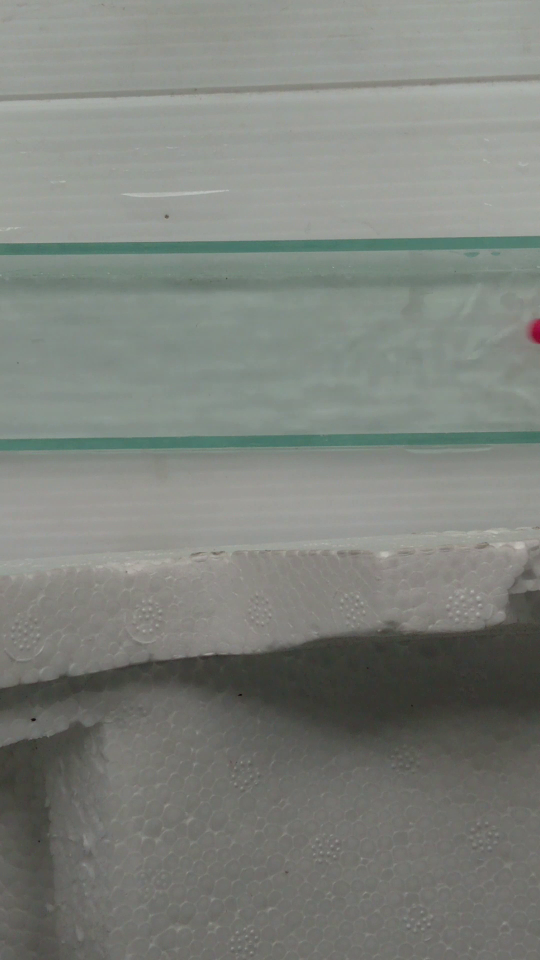
#> input picture frame 1 of res/test_footage_1.mp4, 1080 x 1920 px, given in place of test_footage_4.mp4, which was not available (shown at 1/2 size)
$ python scr.py
#> lines starting #> are read from the running program, lines starting #| are printed output that depends on the picture; after the words box and inside, x2 and y2 are one past the last pixel; in counts of white or black regions, pixels touching at a corner belong together; pictures that were not available may be replaced by others from this repository, and a replacement may not be noted
import cv2
import numpy as np
import matplotlib.pyplot as plt
import random
import os
from datetime import datetime


# Constants
PIXELS_PER_CM_DEFAULT = 20.0  # Default pixels per cm (can be calibrated)
THRESH_VALUE = 30
KERNEL = np.ones((7, 7), np.uint8)
TEXT_POSITION = (20, 20)
LOG_FILE = 'log.txt'
KNOWN_WIDTH_CM = 5.0
KNOWN_HEIGHT_CM = 5.0
CALIBRATION_IMG = 'imge_project/res/calibrating_img.JPG'
VIDEO_FILE = 'imge_project/res/test_footage_4.mp4'
viscosity = 0.01

# Ensure log file exists
def initialize_log_file(log_file):
    # Ensure the directory for the log file exists
#> the answer given: y
    log_dir = os.path.dirname(log_file)
    if log_dir and not os.path.exists(log_dir):
        os.makedirs(log_dir)

    # Create and initialize the log file with headers if it doesn't exist
    if not os.path.exists(log_file):
        with open(log_file, 'w') as f:
            header = f"{'Fluid ID':<30} | {'Date-Time':<20} | {'Avg Velocity (m/s)':<20} | {'Avg Shear Stress (Pa)':<20}\n"
            f.write(header)
            f.write('-' * len(header) + '\n')


# Generate unique fluid ID
def generate_fluid_id():
    return f"fluid_{datetime.now().strftime('%Y%m%d_%H%M%S')}"

# Calibration part
def calibrate_pixels_per_cm():
    image = cv2.imread(CALIBRATION_IMG)
    drawing = False
    ix, iy = -1, -1
    pixels_per_cm_x = PIXELS_PER_CM_DEFAULT
    pixels_per_cm_y = PIXELS_PER_CM_DEFAULT

    def draw(event, x, y, flags, param):
        nonlocal ix, iy, drawing, pixels_per_cm_x, pixels_per_cm_y

        if event == cv2.EVENT_LBUTTONDOWN:
            drawing = True
            ix, iy = x, y
        elif event == cv2.EVENT_MOUSEMOVE and drawing:
            img_copy = image.copy()
            cv2.rectangle(img_copy, (ix, iy), (x, y), (0, 255, 0), 2)
            cv2.imshow('image', img_copy)
        elif event == cv2.EVENT_LBUTTONUP:
            drawing = False
            pixels_per_cm_x, pixels_per_cm_y = calculate_conversion_factor(ix, iy, x, y)

    def calculate_conversion_factor(ix, iy, x, y):
        width_pixels = abs(x - ix)
        height_pixels = abs(y - iy)
        return width_pixels / KNOWN_WIDTH_CM, height_pixels / KNOWN_HEIGHT_CM

    cv2.namedWindow('image')
    cv2.setMouseCallback('image', draw)

    while True:
        cv2.imshow('image', image)
        if cv2.waitKey(1) & 0xFF == 27:  # Press 'ESC' to exit
#> (key q is pressed here)
#> the answer given: 3
            break

    cv2.destroyAllWindows()
    # Return the calculated pixels per cm values
    return pixels_per_cm_x, pixels_per_cm_y


# Base video processing function
def process_video(pixels_per_cm_x, pixels_per_cm_y):
#> called with pixels_per_cm_x = 20, pixels_per_cm_y = 20
    cap = cv2.VideoCapture(VIDEO_FILE)
    fps = cap.get(cv2.CAP_PROP_FPS)
    frame_width, frame_height = int(cap.get(cv2.CAP_PROP_FRAME_WIDTH)), int(cap.get(cv2.CAP_PROP_FRAME_HEIGHT))
    delay = int(1000 / fps)

    # window_name = "Frame"
    # cv2.namedWindow(window_name, cv2.WINDOW_NORMAL)

    # # Set the window property to stay on top
    # cv2.setWindowProperty(window_name, cv2.WND_PROP_TOPMOST, 1)


    ret, first_frame = cap.read()
#> first_frame is the input picture: shape (1920, 1080, 3); mean B, G, R 124.2, 130, 126.2
    if not ret:
        print("Error: Unable to read the video file.")
        return

    first_frame_gray = cv2.cvtColor(first_frame, cv2.COLOR_BGR2GRAY)

    pos = [[0, 0]]
    velocity = [[0, 0]]
    velocity_magnitude = []
    i = 1

    while cap.isOpened():
        ret, frame = cap.read()
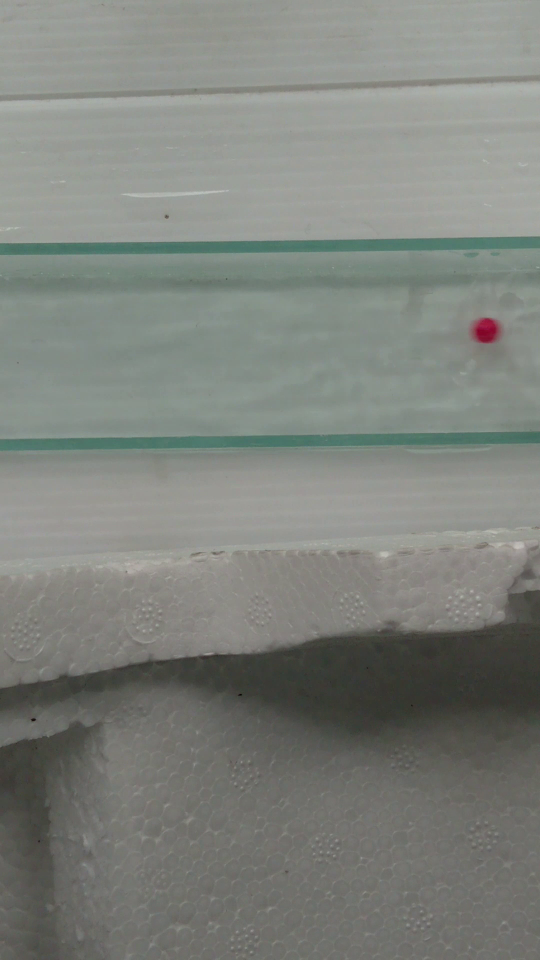
#> input picture frame 2 of res/test_footage_1.mp4, 1080 x 1920 px, given in place of test_footage_4.mp4, which was not available (shown at 1/2 size)
#> frame is the input picture: shape (1920, 1080, 3); mean B, G, R 124.1, 129.9, 126.2
        if not ret:
            break

        frame_gray = cv2.cvtColor(frame, cv2.COLOR_BGR2GRAY)
        frame_sub = cv2.absdiff(frame_gray, first_frame_gray)
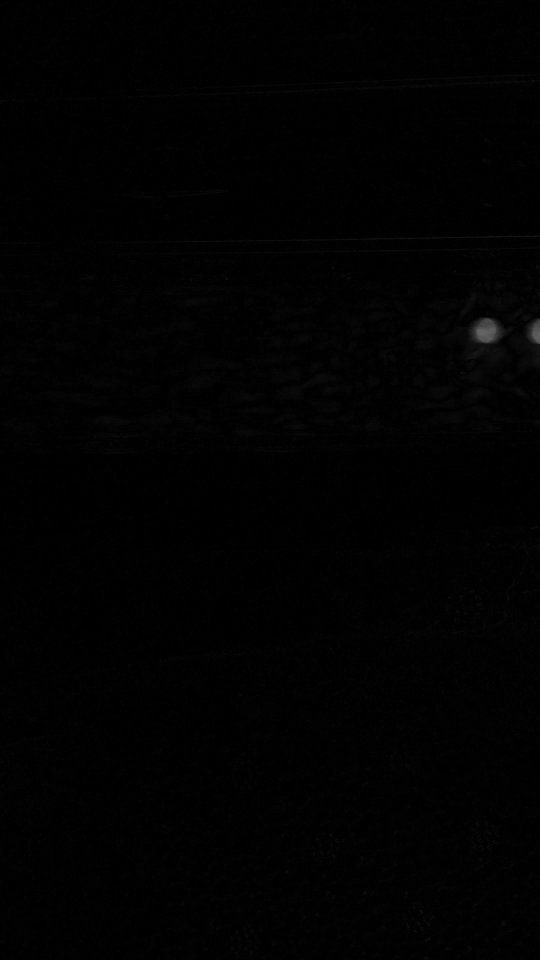
#> frame_sub: shape (1920, 1080) (shown at 1/2 size); min 0, max 102, mean 1.4
        _, frame_bin = cv2.threshold(frame_sub, THRESH_VALUE, 255, cv2.THRESH_BINARY)
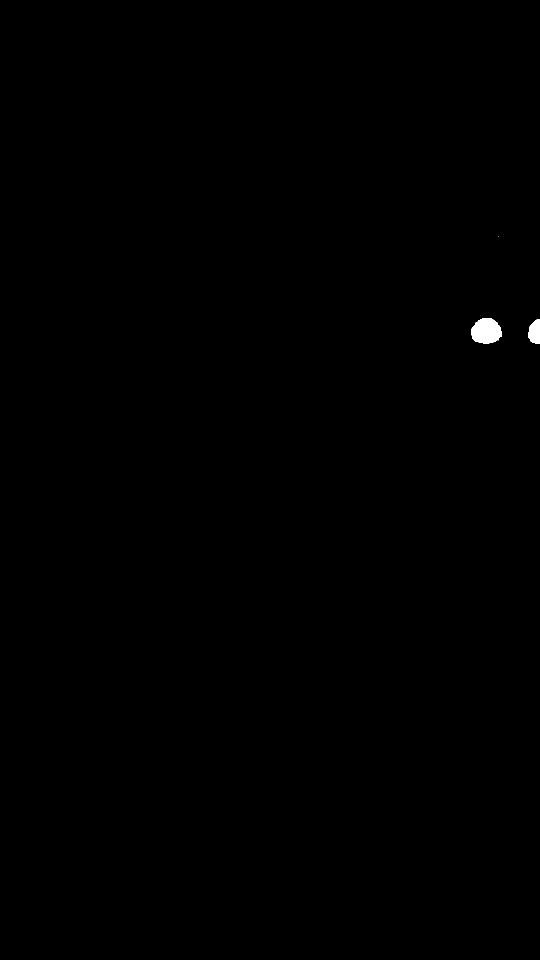
#> frame_bin: shape (1920, 1080) (shown at 1/2 size); 0.16% white; 4 white regions (2 under 20 px), largest, box (x1, y1, x2, y2) and area: (942, 636, 1004, 687) 2457, (1056, 638, 1080, 688) 942
        frame_bin = cv2.morphologyEx(frame_bin, cv2.MORPH_OPEN, KERNEL)
#> frame_bin: shape (1920, 1080); 0.16% white; 2 white regions

        contours, _ = cv2.findContours(frame_bin, cv2.RETR_TREE, cv2.CHAIN_APPROX_SIMPLE)
#> contours = 2 contours; box (x1, y1, x2, y2) and area: (942, 636, 1003, 687) 2360, (1056, 638, 1080, 688) 878
        process_frame(frame, contours, pos, velocity, velocity_magnitude, i, fps, pixels_per_cm_x, pixels_per_cm_y)
        cv2.imshow('Frame', frame)
        i += 1

        if cv2.waitKey(delay) & 0xFF == ord('q'):
            break

    cap.release()
    cv2.destroyAllWindows()

    return pos, velocity_magnitude, frame_width, frame_height


# Process individual frames and calculate velocity
def process_frame(frame, contours, pos, velocity, velocity_magnitude, i, fps, pixels_per_cm_x, pixels_per_cm_y):
#> called with i = 1, fps = 30.19, pixels_per_cm_x = 20, pixels_per_cm_y = 20
    if contours:
        contour = max(contours, key=cv2.contourArea)
#> contour = contour of 77 points, box (x1, y1, x2, y2) (942, 636, 1003, 687), area 2360
        M = cv2.moments(contour)
#> M = moments, m00 2360.5, centre m10/m00, m01/m00 = (972.1, 662)

        if M["m00"] != 0:
            cx, cy = int(M["m10"] / M["m00"]), int(M["m01"] / M["m00"])
#> cx = 972; cy = 662
            pos.append([cx, cy])

            if i != 0:
                Vx_pixels = (pos[i][0] - pos[i - 1][0]) * fps
#> Vx_pixels = 29346.1
                Vy_pixels = (pos[i][1] - pos[i - 1][1]) * fps
#> Vy_pixels = 19986.8
                Vx_meters = Vx_pixels / pixels_per_cm_x / 100
#> Vx_meters = 14.67
                Vy_meters = Vy_pixels / pixels_per_cm_y / 100
#> Vy_meters = 9.99
                velocity.append([Vx_meters, Vy_meters])
                magnitude = np.sqrt(Vx_meters**2 + Vy_meters**2)
#> magnitude = 17.75
                velocity_magnitude.append(magnitude)
                display_text(frame, f"Velocity: {magnitude:.2f} m/s")
            else:
                velocity.append([0, 0])
                velocity_magnitude.append(0)
        draw_contour(frame, contour, cx, cy)
    else:
        pos.append([0, 0])


# Display velocity on frame
def display_text(frame, text):
#> called with text = 'Velocity: 17.75 m/s'
    cv2.putText(frame, text, TEXT_POSITION, cv2.FONT_HERSHEY_SIMPLEX, 0.5, (0, 255, 0), 2)
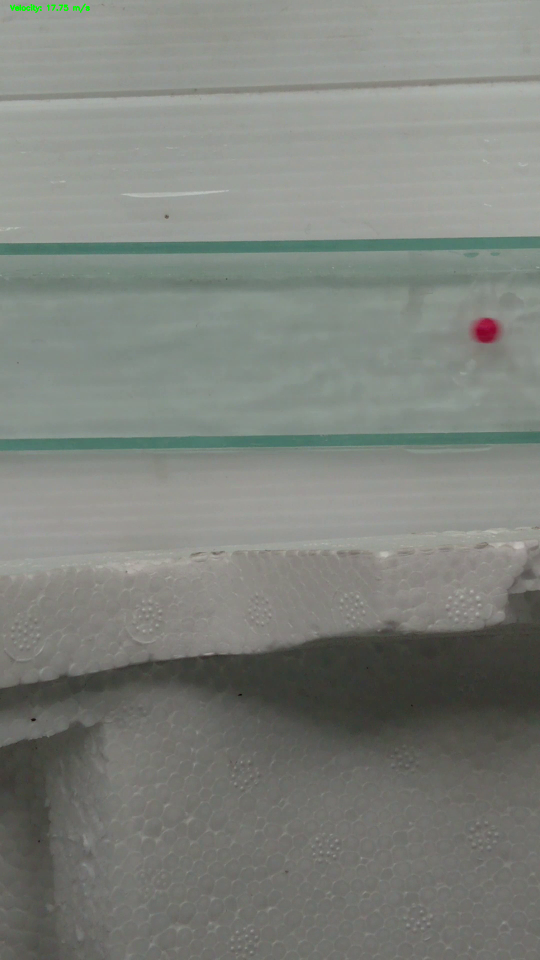
#> frame: shape (1920, 1080, 3) (shown at 1/2 size); 0.04% of pixels changed, all inside (x1, y1, x2, y2) = (20, 7, 180, 26)


# Draw contour and centroid on frame
def draw_contour(frame, contour, cx, cy):
#> called with contour = array of shape (77, 1, 2), cx = 972, cy = 662
    cv2.drawContours(frame, [contour], -1, (0, 255, 0), 2)
#> frame: shape (1920, 1080, 3); 0.03% of pixels changed, all inside (x1, y1, x2, y2) = (941, 635, 1004, 688)
    cv2.circle(frame, (cx, cy), 7, (255, 0, 0), -1)
#> frame: shape (1920, 1080, 3); mean B, G, R 124, 130, 126.1
    cv2.putText(frame, "centroid", (cx - 25, cy - 25), cv2.FONT_HERSHEY_SIMPLEX, 0.5, (255, 255, 255), 2)
#> frame: shape (1920, 1080, 3); mean B, G, R 124, 130, 126.2
#> (key q is pressed here)


# Plot particle paths and individual traces
def plot_paths(pos, velocity_magnitude, average_velocity, frame_width, frame_height, sub_arrays):
    plt.figure(figsize=(10, 5))

    # Particle Paths Plot
    plt.subplot(1, 2, 1)
    plot_particle_paths(pos, velocity_magnitude, average_velocity, frame_width, frame_height)

    # Individual Traces Plot
    plt.subplot(1, 2, 2)
    plot_individual_traces(sub_arrays, frame_width, frame_height)

    plt.savefig("plots")
    plt.show()


# Particle paths with velocity color coding
def plot_particle_paths(pos, velocity_magnitude, average_velocity, frame_width, frame_height):
    valid_positions = [p for p in pos if p != [0, 0]]
    max_deviation = max(abs(mag - average_velocity) for mag in velocity_magnitude)

    for idx, (x, y) in enumerate(valid_positions):
        magnitude = velocity_magnitude[idx] if idx < len(velocity_magnitude) else 0
        deviation = magnitude - average_velocity
        intensity = min(abs(deviation) / max_deviation, 1.0)
        color = (intensity, 0, 0) if deviation > 0 else (0, 0, intensity)
        plt.plot(x, y, 'o', color=color)

    plt.xlim(0, frame_width)
    plt.ylim(frame_height, 0)
    plt.xlabel("X-axis")
    plt.ylabel("Y-axis")
    plt.title("Particle Paths with Velocity Color Coding")


# Individual traces from sub-arrays
def plot_individual_traces(sub_arrays, frame_width, frame_height):
    valid_points = {k: v for k, v in sub_arrays.items() if v and all(isinstance(item, list) for item in v)}
    for key, point_sets in valid_points.items():
        x, y = zip(*point_sets)
        plt.plot(x, y, label=f"{key + 1}", color=(random.random(), random.random(), random.random()))

    plt.xlim(0, frame_width)
    plt.ylim(frame_height, 0)
    plt.xlabel("X-axis")
    plt.ylabel("Y-axis")
    plt.title("Individual Paths")
    plt.legend()


# Log velocity data
def log_velocity_data_shear_stress(log_file, fluid_id, average_velocity, average_shear_stress):
    # Log the data in an elegant, aligned format
    with open(log_file, 'a') as log:
        log_entry = f"{fluid_id:<30} | {datetime.now().strftime('%Y-%m-%d %H:%M:%S'):<20} | {average_velocity:<20.2f} | {average_shear_stress:<20.2f}\n"
        log.write(log_entry)


# calculate shear stress
def calculate_shear_stress(velocity_magnitude, pixels_per_cm_y, viscosity):
#> called with pixels_per_cm_y = 20, viscosity = 3
    shear_stress = []
    for i in range(1, len(velocity_magnitude)):
        # Approximate velocity gradient (du/dy)
        du_dy = (velocity_magnitude[i] - velocity_magnitude[i - 1]) / (1 / pixels_per_cm_y)  # Change in velocity over distance
        shear = viscosity * du_dy
        shear_stress.append(shear)
    return np.mean(shear_stress)


# Main function
def main():
    initialize_log_file(LOG_FILE)
    fluid_id = generate_fluid_id()

    # Calibrate if needed
    if input("Do you want to perform calibration? (y/n): ").lower() == 'y':
        pixels_per_cm_x, pixels_per_cm_y = calibrate_pixels_per_cm()
    else:
        pixels_per_cm_x, pixels_per_cm_y = PIXELS_PER_CM_DEFAULT, PIXELS_PER_CM_DEFAULT

    #visocity inputable
    viscosity = float(input("Enter the fluid's dynamic viscosity (in Pa·s): "))

    pos, velocity_magnitude, frame_width, frame_height = process_video(pixels_per_cm_x, pixels_per_cm_y)


    # Calculate average velocity
    average_velocity = np.mean(velocity_magnitude)
    print(f"Average Velocity: {average_velocity:.2f} m/s")

    # calculate average shear stress
    average_shear_stress = calculate_shear_stress(velocity_magnitude, pixels_per_cm_y, viscosity)
    print(f"Average Shear Stress: {average_shear_stress:.2f} Pa")


    log_velocity_data_shear_stress(LOG_FILE, fluid_id, average_velocity,average_shear_stress)


    sub_arrays = {}
    current_sub_array = []
    for element in pos:
        if element == [0, 0]:
            if current_sub_array:
                sub_arrays[len(sub_arrays)] = current_sub_array
                current_sub_array = []
        else:
            current_sub_array.append(element)
    if current_sub_array:
        sub_arrays[len(sub_arrays)] = current_sub_array

    plot_paths(pos, velocity_magnitude, average_velocity, frame_width, frame_height, sub_arrays)
#> in plot_paths, `plt.savefig("plots")`:
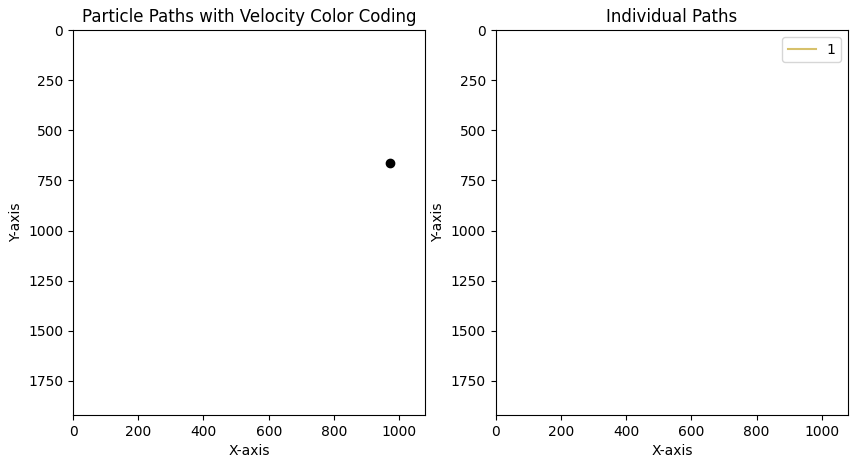
#> figure drawn by matplotlib, 2 panels


if __name__ == "__main__":
    main()
